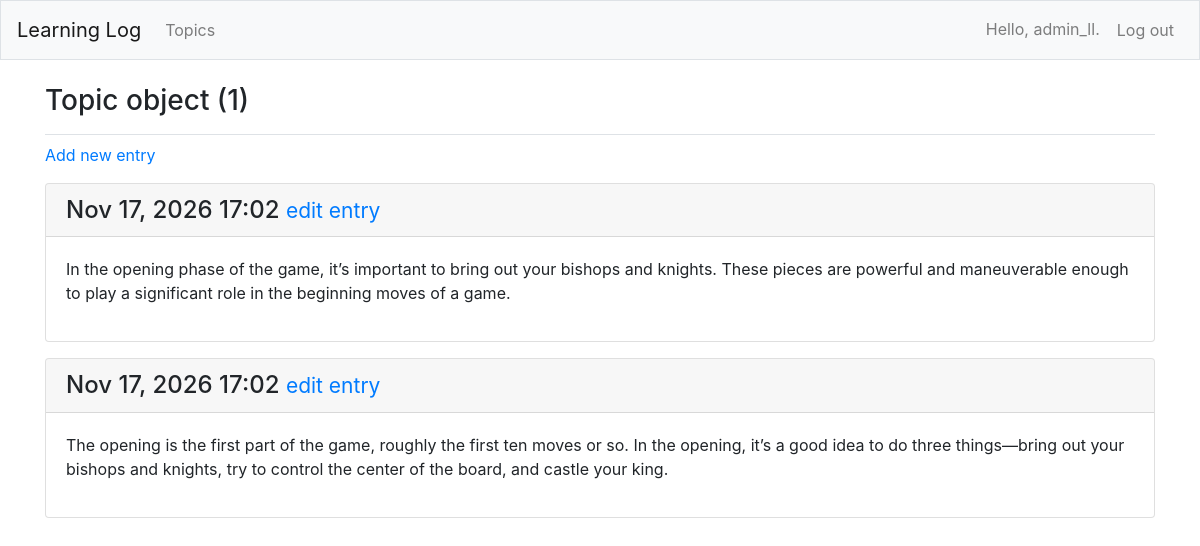
The page /topics/1/ (signed in) on the database its author committed.
### MainApp/models.py (models this page shows, shortened)
class Topic(models.Model):
    text = models.CharField(max_length=200)
    date_added = models.DateTimeField(auto_now_add=True)
    owner = models.ForeignKey(User, on_delete=models.CASCADE)

class Entry(models.Model):
    topic = models.ForeignKey(Topic, on_delete=models.CASCADE)
    text = models.TextField()
    date_added = models.DateTimeField(auto_now_add=True)
    class Meta:
        verbose_name_plural = 'entries'

### MainApp/views.py (the view)
# urls.py: path('topics/<int:topic_id>/', views.topic, name='topic'),
@login_required
def topic(request, topic_id):
    topic = Topic.objects.get(id=topic_id)
    if topic.owner != request.user:
        raise Http404
    entries = Entry.objects.filter(topic=topic).order_by('-date_added')
    context = {'topic': topic, 'entries': entries}
    return render(request, 'MainApp/topic.html', context)

### MainApp/templates/MainApp/topic.html
{% extends "MainApp/base.html" %}
{% block page_header %}
  <h3>{{ topic }}</h3>
{% endblock page_header %}
{% block content %}
  <p><a href="{% url 'MainApp:new_entry' topic.id %}">Add new entry</a></p>
  {% for entry in entries %}
    <div class="card mb-3">
      <h4 class="card-header">
        {{ entry.date_added|date:'M d, Y H:i' }}
        <small><a href="{% url 'MainApp:edit_entry' entry.id %}">edit entry</a></small>
      </h4>
      <div class="card-body">
        {{ entry.text|linebreaks }}
      </div>
    </div>
  {% empty %}
    <p>There are no entries for this topic yet.</p>
  {% endfor %}
{% endblock content %}

### MainApp/templates/MainApp/base.html (shortened to what this page needs)
{% load bootstrap4 %}
<!doctype html>
<html lang="en">
<head>
  {% bootstrap_css %}
</head>
<body>
  <nav class="navbar navbar-expand-md navbar-light bg-light mb-4 border">
    <a class="navbar-brand" href="{% url 'MainApp:index' %}">Learning Log</a>
    <div class="collapse navbar-collapse" id="navbarCollapse">
      <ul class="navbar-nav mr-auto">
        <li class="nav-item">
          <a class="nav-link" href="{% url 'MainApp:topics' %}">Topics</a>
        </li>
      </ul>
      <ul class="navbar-nav ml-auto">
        {% if user.is_authenticated %}
          <li class="nav-item">
            <span class="navbar-text mr-2">Hello, {{ user.username }}.</span>
          </li>
          <li class="nav-item">
            <form action="{% url 'users:logout' %}" method="post" class="form-inline">
              <button type="submit" class="btn btn-link nav-link">Log out</button>
            </form>
          </li>
        {% endif %}
      </ul>
    </div>
  </nav>
  <main role="main" class="container">
    <div class="pb-2 mb-2 border-bottom">
      {% block page_header %}{% endblock page_header %}
    </div>
    <div>
      {% block content %}{% endblock content %}
    </div>
  </main>
</body>
</html>

### rows shown on the page
Topic: id "Topic object (1)"
Entry: date_added "Nov 17, 2026 17:02", text "In the opening phase of the game, it’s important to bring out your bishops and knights. These pieces are powerful and maneuverable enough to play a significant role in the beginning moves of a game."
Entry: date_added "Nov 17, 2026 17:02", text "The opening is the first part of the game, roughly the first ten moves or so. In the opening, it’s a good idea to do three things—bring out your bishops and knights, try to control the center of the board, and castle your king."

### other values the page prints
{{ user.username }} "admin_ll"
